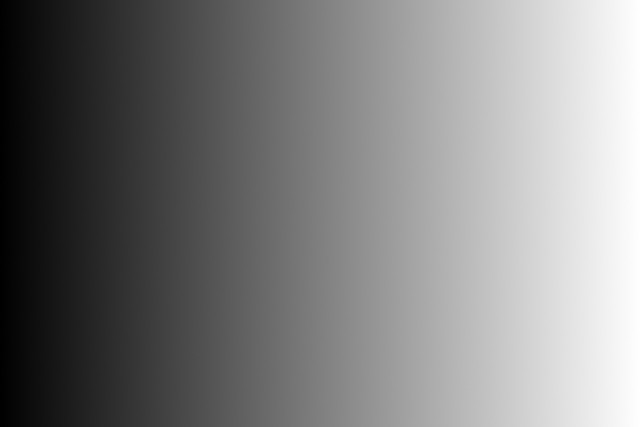
#> input picture gradient.jpg, 640 x 427 px
$ python tester.py
#> lines starting #> are read from the running program, lines starting #| are printed output that depends on the picture
### mjuka.py
import cv2, numpy, random

############################# Helpers ######################################
def cvimg_to_list(image):
    """
    Loops through all pixels in an image and returns a list of tuples with
    the pixel values
    """
    conv_list = [tuple(image[i, j])
                for i in range(image.shape[0])
                for j in range(image.shape[1])]
    return conv_list

# [13 lines left out: function list_to_array, not called in this run]

############################# Upgift C ########################################
def pixel_constraint(hlow, hhigh, slow, shigh, vlow, vhigh):
    """
    Creates and returns a function that checks if a
    given pixel value is within a certain given boundary
    """
    def checker(pixel):
        (h, s, v) = pixel
        if hlow < h < hhigh and slow < s < shigh and vlow < v < vhigh:
            return 1
        else:
            return 0
    return checker

# [9 lines left out: function generator1, not called in this run]

############################# Uppgift D ######################################
def generator_from_image(img):
    """
    Creates and returns function that given a list with pixels and
    a position returns the pixel at the given position
    """
    def generator(i):
        return img[i]
    return generator

############################### Uppgift F ####################################
def gradient_condition():
    """
    Creates and returns a function that gives the grayscale
    value of a given pixel
    """
    def condition(pixel):
        if all(x == 255 for x in pixel):
            return 1
        elif all(x == 0 for x in pixel):
            return 0
        else:
            return pixel[2]/256
    return condition

############################### Inputs - Stars ###############################
grad_rgb_list = cvimg_to_list(cv2.imread("gradient.jpg"))
#> in cvimg_to_list, `conv_list = [tuple(image[i, j]) for i in range(image.shape[0]) for j i..`: conv_list = 273280 items
#> grad_rgb_list = 273280 items
plane_rgb_list = cvimg_to_list(cv2.imread("plane.jpg"))
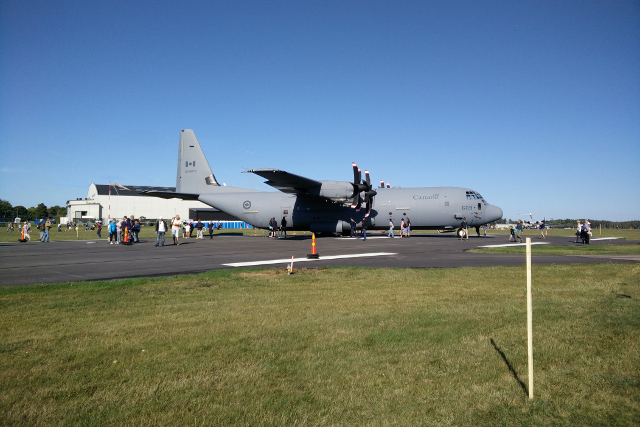
#> input picture plane.jpg, 640 x 427 px
#> plane_rgb_list = 273280 items
flowers_rgb_list = cvimg_to_list(cv2.imread("flowers.jpg"))
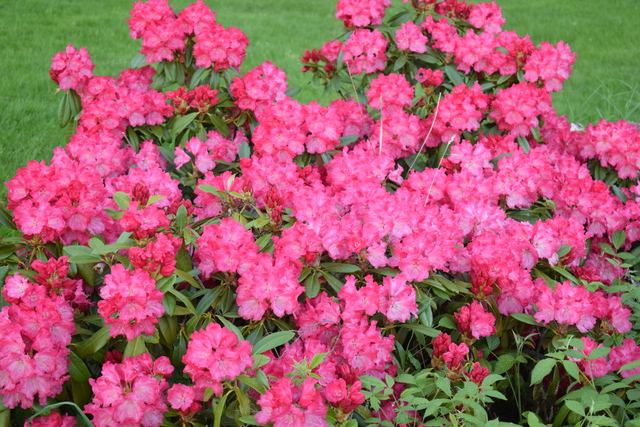
#> input picture flowers.jpg, 640 x 427 px
#> flowers_rgb_list = 273280 items

grad_mask = grad_rgb_list
#> grad_mask = 273280 items
grad_mask_func = gradient_condition()
grad_gen2 = generator_from_image(plane_rgb_list)
grad_gen1 = generator_from_image(flowers_rgb_list)

############################### Inputs - Soft ################################
plane_hsv = cv2.cvtColor(cv2.imread("plane.jpg"), cv2.COLOR_RGB2HSV)
#> plane_hsv: shape (427, 640, 3); mean H, S, V 53, 109.5, 151.1
plane_hsv_list = cvimg_to_list(plane_hsv)
#> plane_hsv_list = 273280 items
is_sky = pixel_constraint(5, 30, 50, 255, 100, 255)

stars_mask = [(255, 255, 255) if is_sky(x) == 0 else (0, 0, 0) for x in plane_hsv_list]
#> stars_mask = 273280 items
stars_mask_func = pixel_constraint(-1,1,-1,1,-1,1)
stars_gen2 = generator_from_image(plane_rgb_list)
stars_gen1 = generator1

############################# Uppgift E/F#####################################
def combine_images(mask, mask_function, gen1, gen2):
    """
    Combines two given pixels at a time according to the mask and
    mask function and creates a new openCV image
    """
    blended = []
    for i, x in enumerate(mask):
        cond1 = mask_function(x)
        cond2 = 1 - mask_function(x)
        wait = gen1(i)
        blended.append((wait[0]*cond1 + gen2(i)[0]*cond2,
                        wait[1]*cond1 + gen2(i)[1]*cond2,
                        wait[2]*cond1 + gen2(i)[2]*cond2))
    return blended

### tester.py
import cv2, numpy
from mjuka import *

if __name__ == "__main__":
    #pixel_constraint test
    checker = pixel_constraint(0,255,0,255,0,255)
    assert checker((1, 1, 1)) == 1
    assert checker((0, 0, 0)) == 0
    assert checker((1, 0, 1)) == 0
    print ("pixel constrain passed")
    #gradient_condition test
    condition = gradient_condition()
    assert condition((255, 255, 255)) == 1
    assert condition((0, 0, 0)) == 0
    assert condition((128, 128, 128)) == 0.5
    assert condition((200, 200, 200)) == (200/256)
    print ("gradient condition passed")
    #generator_from_image test
    img = [(1, 1, 1), (2, 2, 2), (3, 3, 3)]
    generator = generator_from_image(img)
    assert generator(0) == (1, 1, 1)
    assert generator(1) == (2, 2, 2)
    assert generator(2) == (3, 3, 3)
    print ("generator from image passed")
    #combine_images test
    mask = [(0,0,0), (255, 255, 255), (128, 128, 128), (255, 255, 255)]
    img1 = [(10, 10, 10), (100, 100, 100), (20, 20, 20), (200, 200, 200)]
    img2 = [(50, 50, 50), (75, 75, 75), (125, 125, 125), (150, 150, 150)]
    gen1 = generator_from_image(img1)
    gen2 = generator_from_image(img2)
    mask_func_1 = gradient_condition()
    res = [(50, 50, 50), (100, 100, 100), (72.5, 72.5, 72.5), (200, 200, 200)]
    assert combine_images(mask, mask_func_1, gen1, gen2) == res
    print ("combine images passed")
